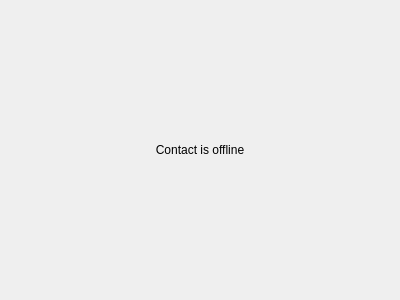
<?xml version="1.0" encoding="UTF-8"?>
<ui version="4.0">
 <class>OTCContactNetStatusShield</class>
 <widget class="QWidget" name="OTCContactNetStatusShield">
  <property name="geometry">
   <rect>
    <x>0</x>
    <y>0</y>
    <width>400</width>
    <height>300</height>
   </rect>
  </property>
  <property name="windowTitle">
   <string>Form</string>
  </property>
  <layout class="QVBoxLayout" name="verticalLayout">
   <item>
    <widget class="QLabel" name="label">
     <property name="text">
      <string>Contact is offline</string>
     </property>
     <property name="alignment">
      <set>Qt::AlignCenter</set>
     </property>
     <property name="h5" stdset="0">
      <bool>true</bool>
     </property>
    </widget>
   </item>
  </layout>
 </widget>
 <resources/>
 <connections/>
</ui>
